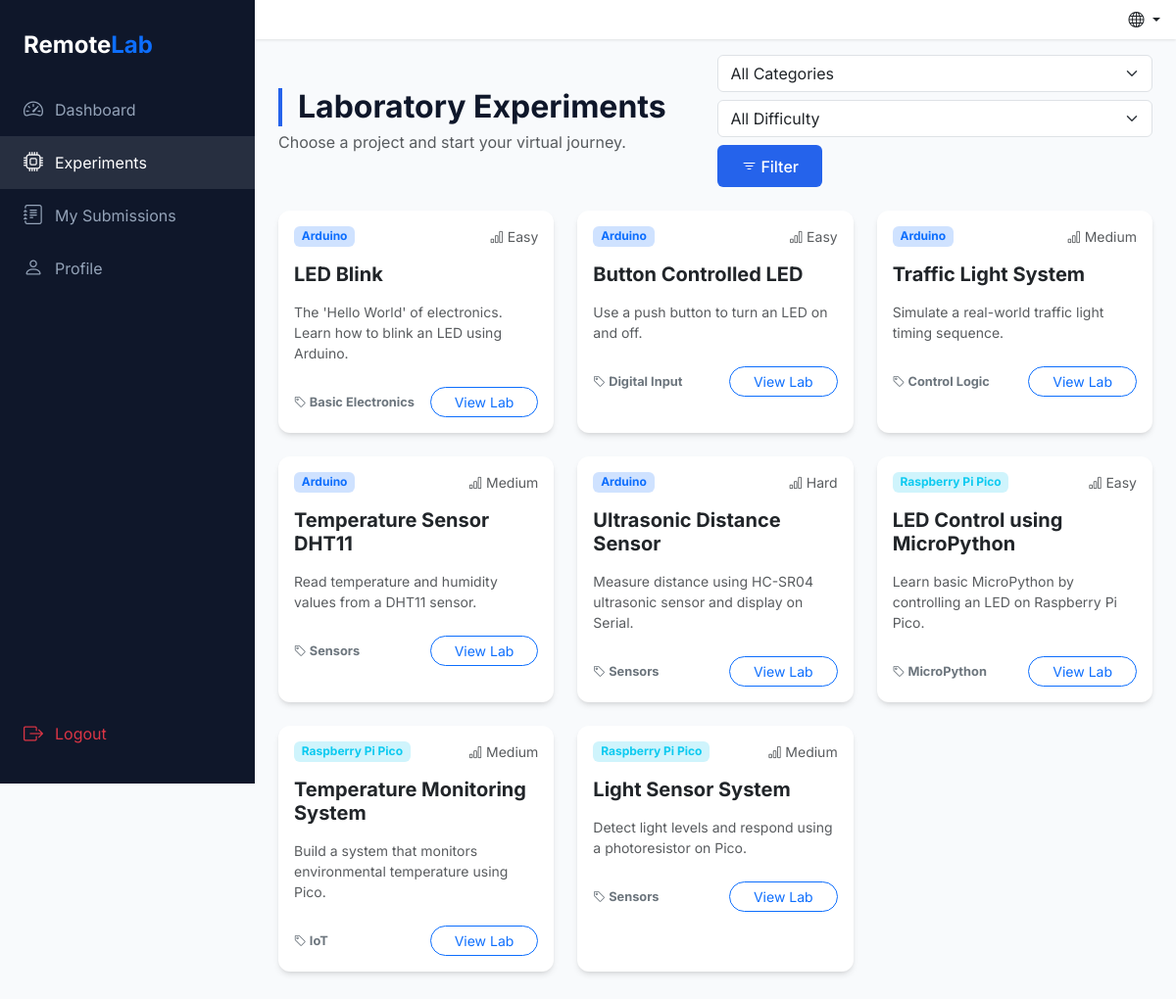
Page /api/experiments/ on the committed database.
### app/models.py (models this page shows, shortened)
class Experiment(db.Model):
    __tablename__ = 'experiments'
    id = db.Column(db.Integer, primary_key=True)
    title = db.Column(db.String(200), nullable=False)
    description = db.Column(db.Text, nullable=False)
    objectives = db.Column(db.Text, nullable=True)
    instructions = db.Column(db.Text, nullable=True)
    type = db.Column(db.String(50), nullable=False)  # arduino / raspberry_pi_pico
    difficulty = db.Column(db.String(20), default='easy') # easy, medium, hard
    category = db.Column(db.String(100), nullable=True)
    wokwi_url = db.Column(db.String(500), nullable=False)
    expected_result = db.Column(db.Text, nullable=True)
    created_at = db.Column(db.DateTime, default=datetime.utcnow)
    submissions = db.relationship('Submission', backref='experiment', lazy=True, cascade='all, delete-orphan')

### app/routes/experiment_routes.py (the view)
@experiment_bp.route('/')
@jwt_required(optional=True)
def list_experiments():
    search = request.args.get('search')
    category = request.args.get('category')
    difficulty = request.args.get('difficulty')
    query = Experiment.query
    if search:
        query = query.filter(Experiment.title.contains(search))
    if category:
        query = query.filter_by(category=category)
    if difficulty:
        query = query.filter_by(difficulty=difficulty)
    experiments = query.all()
    categories = db.session.query(Experiment.category).distinct().all()
    categories = [c[0] for c in categories if c[0]]
    return render_template('experiments/list.html',
                           experiments=experiments,
                           categories=categories)

### app/__init__.py (called while the page is built)
def get_locale():
    cookie_lang = request.cookies.get('lang')
    if cookie_lang in ['en', 'uz', 'ru']:
        return cookie_lang
    return request.accept_languages.best_match(['en', 'uz', 'ru']) or 'en'

### app/templates/experiments/list.html (shortened to what this page needs)
{% extends "base.html" %}
{% block content %}
<div class="d-flex flex-column flex-md-row justify-content-between align-items-md-center mb-4 gap-3">
    <div>
        <h2 class="section-title mb-1">Laboratory Experiments</h2>
        <p class="text-muted mb-0">Choose a project and start your virtual journey.</p>
    </div>
    <form class="d-flex flex-wrap gap-2 experiment-filters" method="GET">
        <select name="category" class="form-select" style="min-width:130px;">
            <option value="">All Categories</option>
        </select>
        <select name="difficulty" class="form-select" style="min-width:130px;">
            <option value="">All Difficulty</option>
        </select>
        <button type="submit" class="btn btn-primary"><i class="bi bi-filter me-1"></i>Filter</button>
    </form>
</div>
<div class="row g-4">
    {% for experiment in experiments %}
    <div class="col-md-6 col-lg-4">
        <div class="card lab-card h-100">
            <div class="card-body">
                <div class="d-flex justify-content-between align-items-start mb-3">
                    <span
                        class="badge {% if experiment.type == 'arduino' %}bg-primary-subtle text-primary{% else %}bg-info-subtle text-info{% endif %}">
                        {{ experiment.type|replace('_', ' ')|title }}
                    </span>
                    <span class="text-muted small"><i class="bi bi-bar-chart"></i> {{ experiment.difficulty|capitalize
                        }}</span>
                </div>
                <h5 class="card-title fw-bold mb-3">{{ experiment.title }}</h5>
                <p class="card-text text-muted small mb-4">
                    {{ experiment.description[:120] }}{% if experiment.description|length > 120 %}...{% endif %}
                </p>
                <div class="mt-auto d-flex justify-content-between align-items-center">
                    <span class="text-secondary fw-bold" style="font-size: 0.8rem;">
                        <i class="bi bi-tag"></i> {{ experiment.category or 'General' }}
                    </span>
                    <div class="d-flex gap-2">
                        <a href="{{ url_for('experiment.detail', id=experiment.id) }}"
                            class="btn btn-outline-primary btn-sm px-4 rounded-pill">{{ _('View Lab') }}</a>
                    </div>
                </div>
            </div>
        </div>
    </div>
    {% endfor %}
</div>
{% endblock %}

### app/static/css/style.css (style rules this page uses)
:root { --primary-color: #2563EB; --secondary-color: #0F172A; --bg-color: #F8FAFC; --accent-color: #22C55E; --text-main: #1E293B; --text-muted: #64748B; --card-shadow: 0 4px 6px -1px rgb(0 0 0 / 0.1), 0 2px 4px -2px rgb(0 0 0 / 0.1); --sidebar-width: 260px; --bottom-nav-height: 65px; }
body { background-color: var(--bg-color); font-family: 'Inter', system-ui, -apple-system, sans-serif; color: var(--text-main); }
.lab-card { border: none; border-radius: 12px; box-shadow: var(--card-shadow); transition: transform 0.2s ease; }
.btn-primary { background-color: var(--primary-color); border: none; padding: 0.6rem 1.5rem; font-weight: 500; }
h1, h2, h3 { font-weight: 700; color: var(--secondary-color); }
.section-title { margin-bottom: 1.5rem; border-left: 4px solid var(--primary-color); padding-left: 1rem; }

### rows in the picture
Experiment: type "Arduino", difficulty "Easy", title "LED Blink", description "The 'Hello World' of electronics. Learn how to blink an LED using Arduino.", category "Basic Electronics"
Experiment: type "Arduino", difficulty "Easy", title "Button Controlled LED", description "Use a push button to turn an LED on and off.", category "Digital Input"
Experiment: type "Arduino", difficulty "Medium", title "Traffic Light System", description "Simulate a real-world traffic light timing sequence.", category "Control Logic"
Experiment: type "Arduino", difficulty "Medium", title "Temperature Sensor DHT11", description "Read temperature and humidity values from a DHT11 sensor.", category "Sensors"
Experiment: type "Arduino", difficulty "Hard", title "Ultrasonic Distance Sensor", description "Measure distance using HC-SR04 ultrasonic sensor and display on Serial.", category "Sensors"
Experiment: type "Raspberry Pi Pico", difficulty "Easy", title "LED Control using MicroPython", description "Learn basic MicroPython by controlling an LED on Raspberry Pi Pico.", category "MicroPython"
Experiment: type "Raspberry Pi Pico", difficulty "Medium", title "Temperature Monitoring System", description "Build a system that monitors environmental temperature using Pico.", category "IoT"
Experiment: type "Raspberry Pi Pico", difficulty "Medium", title "Light Sensor System", description "Detect light levels and respond using a photoresistor on Pico.", category "Sensors"
